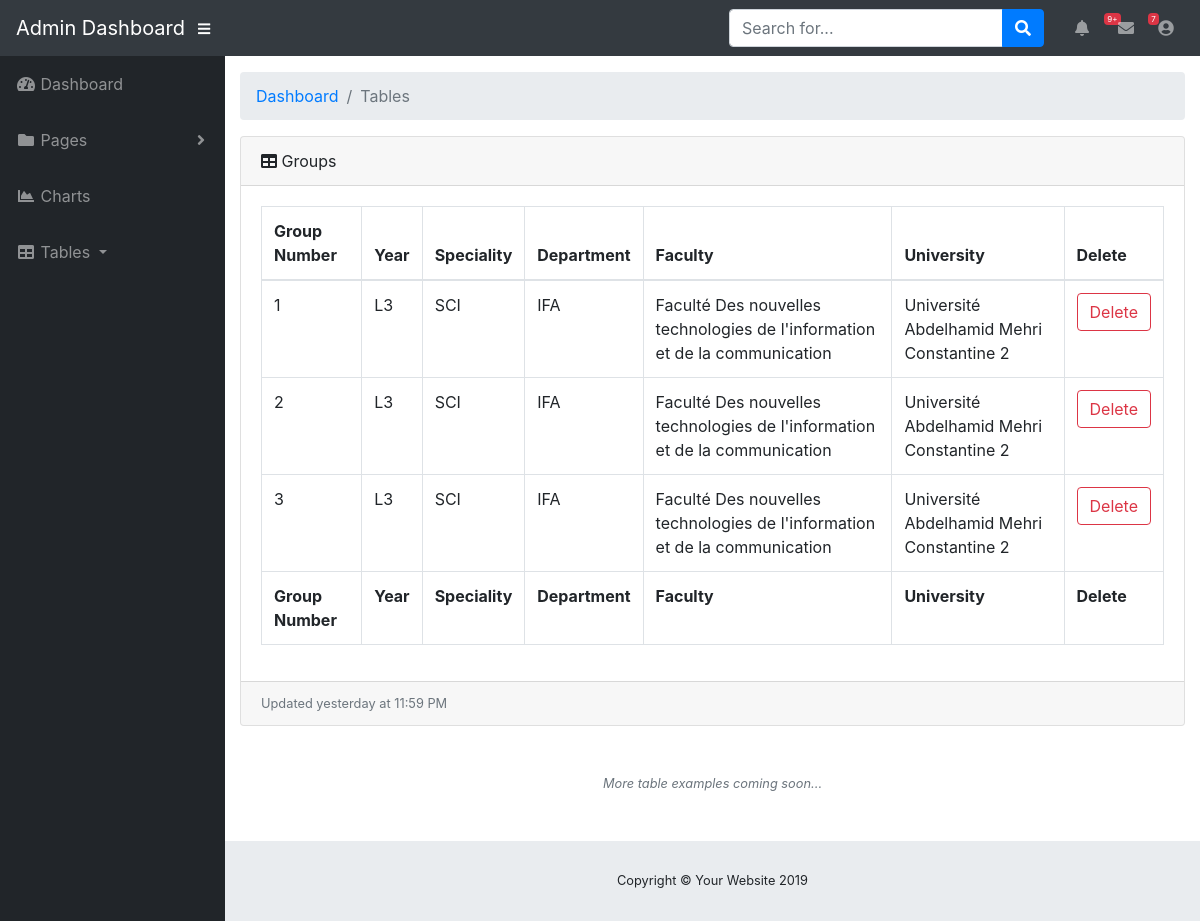
/admin/groups, run on the app's committed database.
### tables this page shows
CREATE TABLE GROUPE (ID VARCHAR UNIQUE, NAME VARCHAR, YEAR_ID VARCHAR);

CREATE TABLE YEAR (ID VARCHAR UNIQUE, NAME VARCHAR, SPECIALITY_ID VARCHAR);

CREATE TABLE SPECIALITY (ID VARCHAR UNIQUE, NAME VARCHAR, DEPARTMENT_ID VARCHAR);

CREATE TABLE DEPARTMENT (ID VARCHAR UNIQUE, NAME VARCHAR, FACULTY_ID VARCHAR);

CREATE TABLE FACULTY (ID VARCHAR UNIQUE, NAME VARCHAR, UNIVERSITY_ID VARCHAR, FACEBOOK_GROUP_URL VARCHAR);

CREATE TABLE UNIVERSITY (ID VARCHAR UNIQUE, NAME VARCHAR);

### models/admins/views.py (the view)
@admin_blueprint.route("groups")
@admin_required
def group():
    groups = get_all_groups(all_fields=True)
    fields = ["Group ID", "Group Number", "Year", "Speciality", "Department", "Faculty", "University"]
    return render_template("admin/items.html", items=groups, name="groups", fields=fields, len=len)

### common/database.py (called while the page is built)
    @classmethod
    def get_all_groups(cls, all_fields=False):
        if all_fields:
            cursor = cls.DATABASE.execute("""SELECT GROUPE.ID, GROUPE.NAME, YEAR.NAME, SPECIALITY.NAME, DEPARTMENT.NAME, FACULTY.NAME, UNIVERSITY.NAME
                                            FROM GROUPE, YEAR, SPECIALITY, DEPARTMENT, FACULTY, UNIVERSITY
                                            WHERE GROUPE.YEAR_ID = YEAR.ID
                                            AND YEAR.SPECIALITY_ID = SPECIALITY.ID
                                            AND SPECIALITY.DEPARTMENT_ID = DEPARTMENT.ID
                                            AND DEPARTMENT.FACULTY_ID = FACULTY.ID
                                            AND FACULTY.UNIVERSITY_ID = UNIVERSITY.ID""")
        else:
            cursor = cls.DATABASE.execute("SELECT ID, NAME FROM YEAR")
        return cursor.fetchall()

### common/utils.py (called while the page is built)
def admin_required(f):
    @wraps(f)
    def decorated_function(*args, **kws):
        return f(*args, **kws)
    return decorated_function

### templates/admin/items.html (shortened to what this page needs)
{% extends "admin/base.html" %}
{% block headcontent %}
<link href="{{url_for('static', filename='css/dataTables.bootstrap4.css')}}" rel="stylesheet">
{% endblock headcontent %}
{% block content %}
<ol class="breadcrumb">
    <li class="breadcrumb-item">
        <a href="{{url_for('admin.home')}}">Dashboard</a>
    </li>
    <li class="breadcrumb-item active">Tables</li>
</ol>
<div class="card mb-3">
    <div class="card-header text-capitalize">
        <i class="fas fa-table"></i>
        {{name}}</div>
    <div class="card-body">
        <div class="table-responsive">
            <table class="table table-bordered" id="dataTable" width="100%" cellspacing="0">
                <thead>
                    <tr>
                        {% for field in fields[1:] %}
                        <th class="text-capitalize">{{field}}</th>
                        {% endfor %}
                        <th>Delete</th>
                    </tr>
                </thead>
                <tfoot>
                    <tr>
                        {% for field in fields[1:] %}
                        <th class="text-capitalize">{{field}}</th>
                        {% endfor %}
                        <th>Delete</th>
                    </tr>
                </tfoot>
                <tbody>
                    {% for item in items %}
                    <tr>
                        {% for att in item[1:] %}
                        <td>{{att}}</td>
                        {% endfor %}
                        <td><a href="{{url_for('admin.delete_' + name, id=item[0])}}" class="btn btn-outline-danger">Delete</a></td>
                    </tr>
                    {% endfor %}
                </tbody>
            </table>
        </div>
    </div>
    <div class="card-footer small text-muted">Updated yesterday at 11:59 PM</div>
</div>
<p class="small text-center text-muted my-5">
    <em>More table examples coming soon...</em>
</p>
{% endblock content %}

### data on the page
GROUPE: att "1"
YEAR: NAME "L3"
SPECIALITY: NAME "SCI"
DEPARTMENT: NAME "IFA"
FACULTY: NAME "Faculté Des nouvelles technologies de l'information et de la communication"
UNIVERSITY: NAME "Université Abdelhamid Mehri Constantine 2"
GROUPE: att "2"
GROUPE: att "3"

### other printed values
{{ name }} "Groups"
{{ field }} "Group Number" "Year" "Speciality" "Department" "Faculty" "University"
